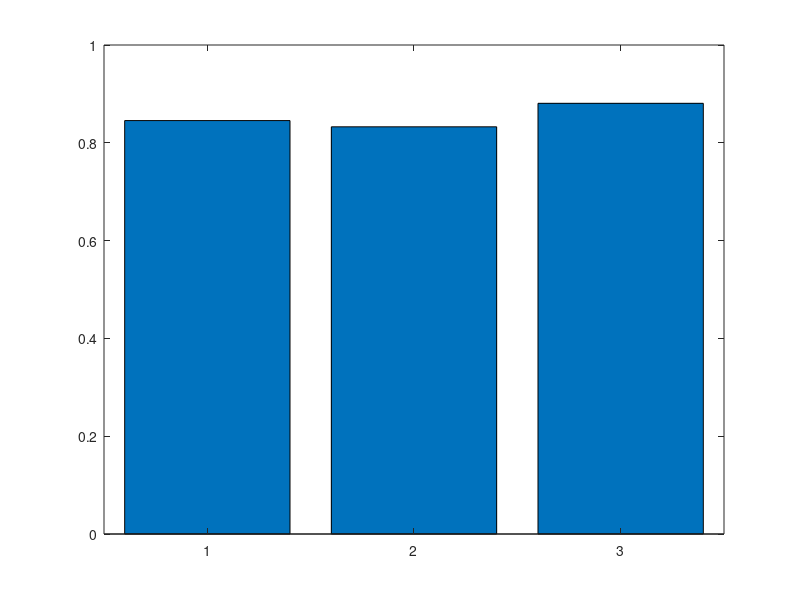

Write MATLAB code to recreate this figure.
% Code: Harrison Satcher
% PI: Adam Morris
% Cushman Lab
% Model Free Punishments
% Created: 9/12/17
% Last modified: 10/6/17
%%%%%%%%%%%%%%%%%%%%%%%%%%%%%%%%%%%%%%%%%%%%%%%%%%%%%%%%%%%%%%%%%%%%%%%%%%%
% A generative model that simulate data in line with our proposed
% Actor-Critic Model Free learning without passing back punishments.
%%%%%%%%%%%%%%%%%%%%%%%%%%%%%%%%%%%%%%%%%%%%%%%%%%%%%%%%%%%%%%%%%%%%%%%%%%%
    

numRounds = 1000; % Determined by number of trials
numSubj = 100;
genRewardTable = zeros(numRounds,6); % To generate nonstationary with reflection
rewardTable = zeros(numRounds,4); % True rewards table
maxReward = 4;
minReward = -4;
RewardStDev = 1.2;
resultsMatrix = zeros(numRounds, 7); % [terminal, reward, optimal terminal, optimal reward]
terminal = 0;
gamma = .9;
lambda = .95; % ask Adam
alpha = .3;
beta = .3;
tau = .8;
numStay = zeros(1,3);
numGo = zeros(1,3);

% Set rewards, altered from code provided by Adam Morris: 
% https://github.com/adammmorris/cached_values/blob/master/Simulations/env/createEnv.m
% Random Gaussian walk with boundary reflection
genRewardTable(1,:) = round(normrnd(0,RewardStDev,1,6));
for thisRound = 2:numRounds
     re = genRewardTable(thisRound-1, :) + round(normrnd(0,RewardStDev,1,6));
     re(re > maxReward) = 2 .* maxReward - re(re > maxReward);
     re(re < minReward) = 2 .* minReward - re(re < minReward);
     genRewardTable(thisRound,:) = re;
end

for i=1:numSubj
    % Normalizing symemetric rewards so beta reflects range 0 to 10, g. prior
    % rewardTable = (rewardTable + ((maxReward - minReward) ./ 2)) ./ (maxReward - minReward);
    rewardTable(:,5:10) = genRewardTable; %collapse reward tables
%     rewardTable(rewardTable(:,:) < -1) = -3;
%     rewardTable(rewardTable(:,:) > 1) = 3;
    rewardTable(rewardTable(:,:) > -2 & rewardTable(:,:) < 2) = 0;
    
    
    
    [maxReward, maxState] = max(rewardTable,[],2); % find optimal rewards
    
    currentState = 1;
    actorTable = zeros(4,2); % p(s,a) policy preferences
    criticTable = zeros(1,10); % V(s) state values
    traceStateTable = zeros(1,10); % eligibility traces for state values
    traceActionTable = zeros(4,2); % eligibility traces for action values

    for j=1:numRounds
        while ~terminal
            % Action selection; Gibbs softmax utilizing action preference
            normFactor = max(actorTable(currentState,:));
            probDist = exp((actorTable(currentState,:)- normFactor) .* tau) ./ sum(exp((actorTable(currentState,:) - normFactor).* tau)); 
            currentAction = randsample(1:2, 1, true, probDist); 
            if currentState == 1
                firstAction = currentAction;
                if (randsample(1:2,1,true, [20 80]) == 2)
                    nextState = currentState + currentAction;
                else
                    nextState = 4;
                end
            else
                nextState = (currentState.*2)+currentAction;
            end
            reward = rewardTable(j, nextState);
            % TD error
            del = reward + gamma .* criticTable(nextState) - criticTable(currentState);
            
            if reward > -1
                % eligibility trace update
                traceStateTable(currentState) = traceStateTable(currentState) + 1;
                traceActionTable(currentState, currentAction) = traceActionTable(currentState, currentAction) + 1;
                % critic updates self
                criticTable = criticTable + alpha .* del .* traceStateTable;
            else
                % eligibility trace update
                traceStateTable = zeros(1,10); % effectively set lambda to 0
                traceActionTable = zeros(4,2); % effectively set lambda to 0
                traceStateTable(currentState) = traceStateTable(currentState) + 1;
                traceActionTable(currentState, currentAction) = traceActionTable(currentState, currentAction) + 1;
                % critic updates self
                criticTable = criticTable + 0 .* del .* traceStateTable; 
            end
            % critic updates actor
            actorTable = actorTable + beta .* del .* traceActionTable; 
            traceStateTable = traceStateTable .* gamma .* lambda;
            traceActionTable = traceActionTable .* gamma .* lambda;
            currentState = nextState;
            if currentState > 4
                terminal = 1;
            end
        end
        resultsMatrix(j, :) = [firstAction, currentState, reward, del, criticTable(1), actorTable(1,1), actorTable(1,2)]; %log results; first action taken, T state, reward received
        % reset the task
        terminal = 0; 
        currentState = 1;
        traceStateTable = zeros(1,10);
        traceActionTable = zeros(4,2);
    end
    meanResults(1,i) = mean(resultsMatrix(:, 4));
    
    % If the round is sent to the probabilistic space, and the next round
    % attempts the same action again, mark as stay, otherwise goes.
    % numStay = [numStayNegative, numStayZero, numStayPositive]
    % Better way to do this comuptationally? 
    for k=1:numRounds-1
        if (resultsMatrix(k, 2) > 8)
            if (resultsMatrix(k+1,1) == resultsMatrix(k,1))
                if (resultsMatrix(k, 3) < 0)
                    numStay(1) = numStay(1) + 1;
                elseif (resultsMatrix(k, 3) > 0)
                    numStay(3) = numStay(3) + 1;
                else
                    numStay(2) = numStay(2) + 1;
                end
            elseif (resultsMatrix(k, 3) < 0)
                numGo(1) = numGo(1) + 1;
            elseif (resultsMatrix(k, 3) > 0)
                numGo(3) = numGo(3) + 1;
            else
                numGo(2) = numGo(2) + 1;
            end
        end
    end
% % %     csvwrite(strcat('Data_Model_Agents/', 'modelagent', string(i), '.csv'), ...
% % %             resultsMatrix);
end
numTot = numGo + numStay;
bar(numStay./numTot);

    
